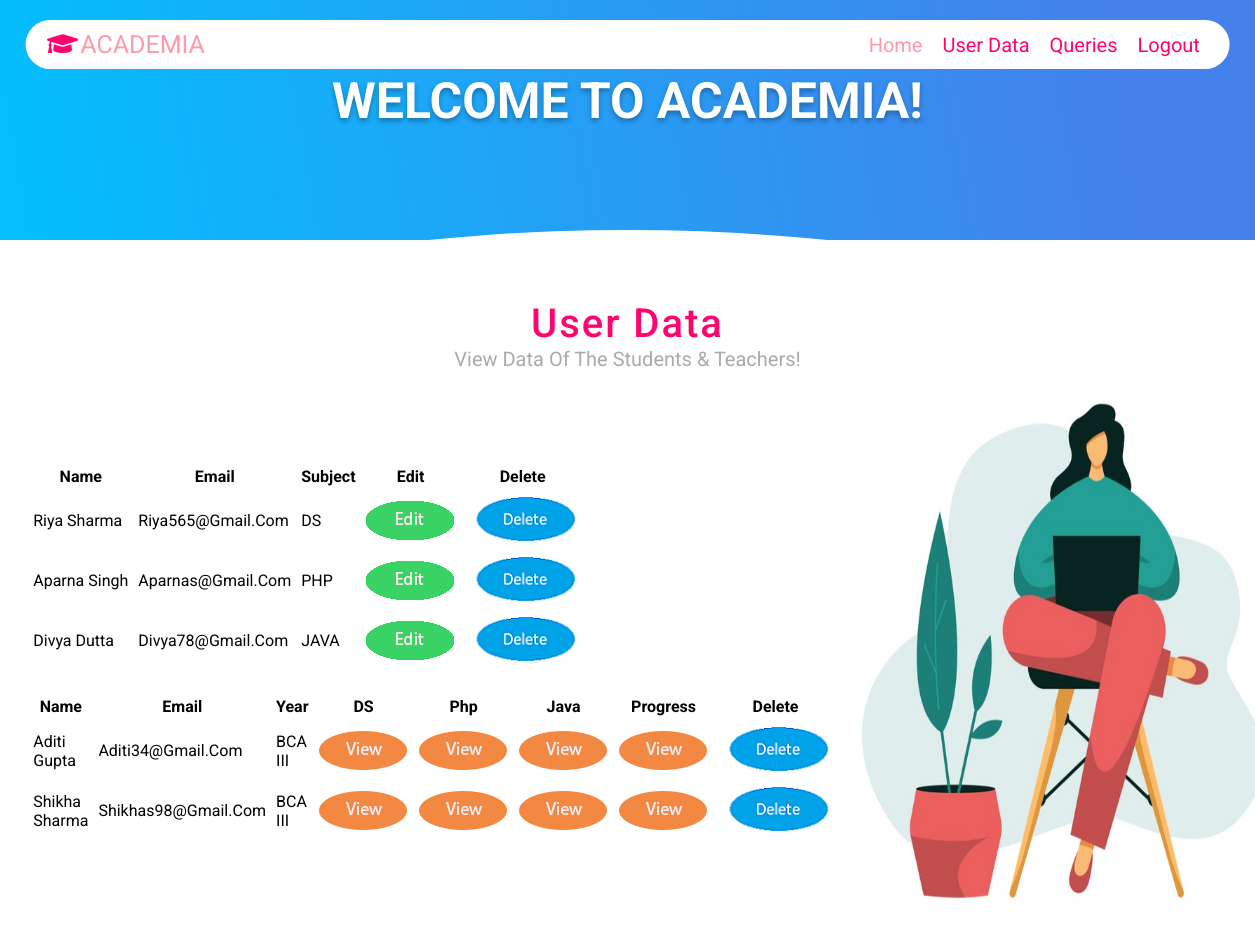
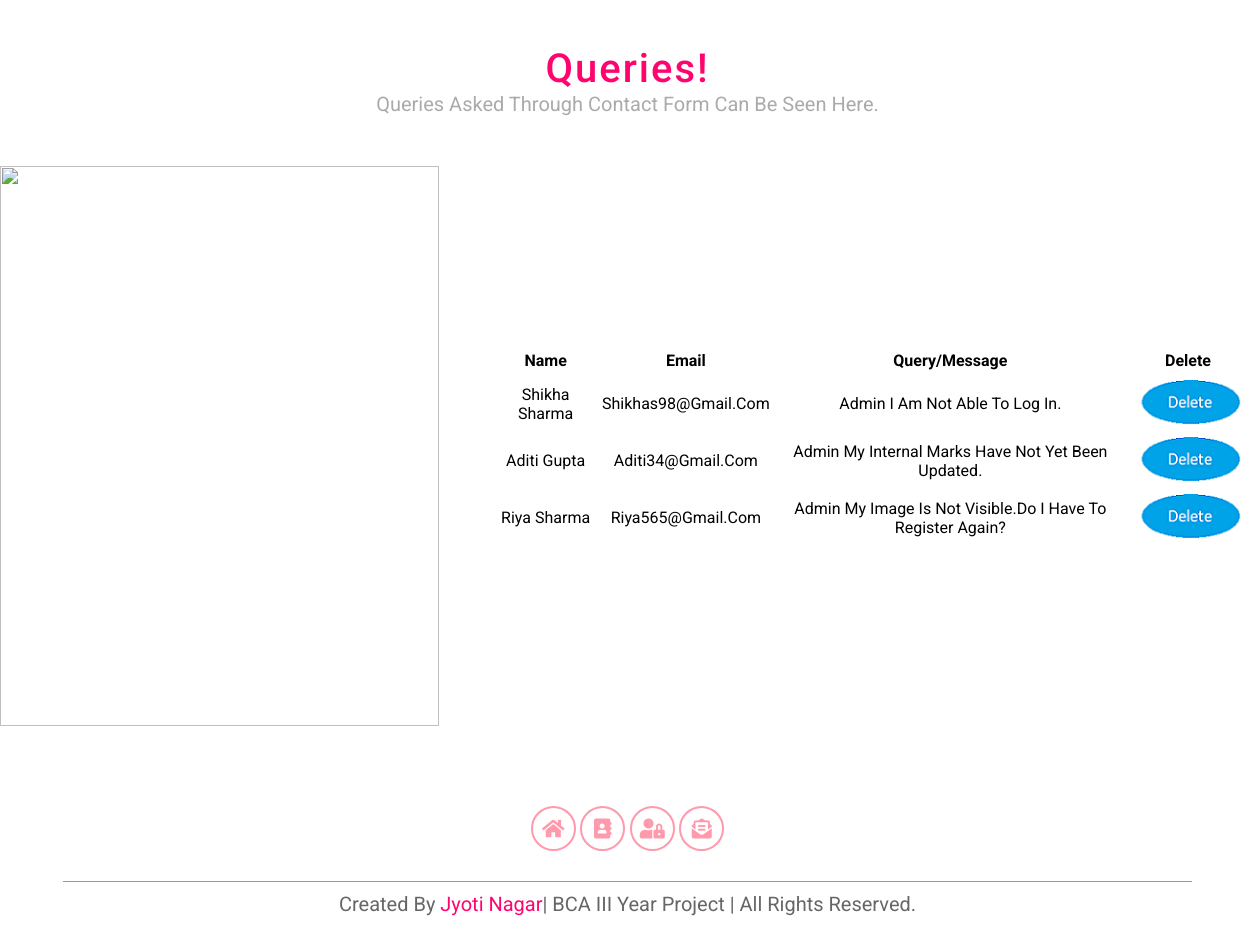
Page /jyotinagar_project/admin/admin_index.php on the committed database (2 pictures, top to bottom).
### tables this page shows
CREATE TABLE `tregistration` (
  `id` int(11) NOT NULL,
  `name` varchar(255) NOT NULL,
  `email` varchar(255) NOT NULL,
  `subject` varchar(255) NOT NULL,
  `password` varchar(255) NOT NULL,
  `image` varchar(255) NOT NULL,
  `status` int(10) NOT NULL DEFAULT 1
);

CREATE TABLE `sregistration` (
  `id` int(10) NOT NULL,
  `name` varchar(255) NOT NULL,
  `email` varchar(255) NOT NULL,
  `year` varchar(255) NOT NULL,
  `password` varchar(255) NOT NULL,
  `image` varchar(255) NOT NULL,
  `status` int(10) NOT NULL DEFAULT 1
);

CREATE TABLE `contact` (
  `id` int(10) NOT NULL,
  `name` varchar(255) NOT NULL,
  `email` varchar(255) NOT NULL,
  `message` varchar(400) NOT NULL
);

### jyotinagar_project/admin/admin_index.php (the view, shortened to what this page needs)
<?php include("header.php");
include("../config.php");
$sql="Select * from tregistration where status=1";
$run=mysqli_query($conn,$sql);
$sql0="select * from sregistration where status=1";
$run0=mysqli_query($conn,$sql0);
$sql2="select * from contact";
$run2=mysqli_query($conn,$sql2);
?>
<body>
<header>
<a href="../home.php" class="logo"><i class="fas fa-graduation-cap"></i>Academia</a>
<nav class="navbar">
    <ul>
        <li><a href="#home" class="active">Home</a></li>
        <li><a href="#data">User Data</a></li>
        <li><a href="#marks">Queries</a></li>
        <li><a href="admin_logout.php">Logout</a></li>
    </ul>
</nav>
</header>
<section class="home" id="home">
<div class="content"><script margint-top:10px;></script>
   <br>
	<br>
     <h1>Welcome to Academia!</h1>
</div>
</section>
<section class="data" id="data" >
<h1 class="heading">User Data</h1>
<h3 class="title">view data of the Students & Teachers!</h3>
<div class="row">
 <div class="content">
		<table class="listing form" cellpadding="10" cellspacing="10">
        <tr><th>name</th>  <th> email </th><th> Subject </th><th>Edit</th><th>Delete</th></tr>
<?php
while($data=mysqli_fetch_array($run))
{
		?>	<tr><td><?php echo $data["name"];?> </td>
              <td><?php echo $data["email"];?></td>
		<td><?php echo $data["subject"]; ?></td>
		<td><a href="edit_profile.php?id=<?php echo $data['id']; ?>"><img src="../images/edit.png" /></td>
		<td><a href="delete_teach.php?id=<?php echo $data['id']; ?>"><img src="../images/delete2.png" /></td>               </tr>
<?php }?>
		</table>
    <br>
		<table class="listing form" cellpadding="10" cellspacing="10">
        <tr><th>name</th>  <th> email </th><th> year </th><th>DS</th><th>Php</th><th>Java</th><th>Progress</th><th>Delete</th></tr>
<?php
while($data0=mysqli_fetch_array($run0))
{
		?>	<tr><td><?php echo $data0["name"];?> </td>
              <td><?php echo $data0["email"];?></td>
		<td><?php echo $data0["year"]; ?></td>
		<td><a href="../see_progress_ds.php?name=<?php echo $data0['name']; ?>"><img src="../images/view.png" /></td>
		<td><a href="../see_progress_php.php?name=<?php echo $data0['name']; ?>"><img src="../images/view.png" /></td>
		<td><a href="../see_progress_java.php?name=<?php echo $data0['name']; ?>"><img src="../images/view.png" /></td>
		<td><a href="../see_progress.php?name=<?php echo $data0['name']; ?>"><img src="../images/view.png" /></td>
   <td><a href="delete_stu.php?name=<?php echo $data0['name']; ?>"><img src="../images/delete2.png" /></td>            </tr>
<?php }?>
		</table>
    </div>
    <div class="image">
        <img src="../images/143.jpg" alt="">
    </div>
</div>
</section>
	<section class="marks" id="marks" >
<h1 class="heading">Queries!</h1>
<h3 class="title">Queries asked through contact form can be seen here.</h3>
<div class="row">
	 <div class="image">
        <img src="../images/658.jpg" alt="">
    </div>
    <div class="content">
		<table class="listing form" cellpadding="15" cellspacing="10" align="center">
        <tr><th>name</th>  <th> email </th><th> Query/Message </th><th>Delete</th></tr>
<?php
while($data2=mysqli_fetch_array($run2))
{
		?>	<tr align="center">
			<td><?php echo $data2["name"];?> </td>
              <td><?php echo $data2["email"];?></td>
		<td><?php echo $data2["message"]; ?></td>
	 <td><a href="delete_query.php?id=<?php echo $data2['id']; ?>"><img src="../images/delete2.png" /></td>
   </tr>
<?php }?>
		</table>
    </div>
</div>
</section>
	<?php  include("footer.php") ?>

### jyotinagar_project/css/style_r.css (style rules this page uses)
:root { --pink:#FF046F; --violet:#ff99ac; }
* { font-family: 'Roboto', sans-serif; text-transform: capitalize; text-decoration: none; outline: none; margin: 0; padding: 0; box-sizing: border-box; }
html { font-size: 62.5%; overflow-x: hidden; }
.heading { font-size: 4rem; color:#FF046F; text-align: center; padding:0 1rem; padding-top: 6rem; letter-spacing: .2rem; font-weight: 500; }
.title { padding:0 1rem; font-size: 2rem; text-align: center; font-weight: 400; color:#aaa; }
header { width:96%; background:#fff; position: fixed; top:2rem; left:50%; transform: translateX(-50%); border-radius: 5rem; display: flex; align-items: center; justify-content: space-between; padding:1rem 2rem; z-index: 1000; transition: .2s; }
header .navbar ul { display: flex; align-items: center; justify-content: space-between; list-style: none; }
header .navbar ul li { margin:0 1rem; }
header .navbar ul li a { font-size: 2rem; color:#FF046F; transition: .2s; }
header .navbar ul li .active, header .navbar ul li a:hover { color:var(--violet); }
header .logo { font-size: 2.5rem; color: var(--violet); text-transform: uppercase; }
header .logo i { color:#FF046F; padding:0 .2rem; }
.home { min-height: 30vh; background:linear-gradient(-100deg, #4481eb 10%, #04befe 80%); background-size: cover; background-position: center; background-attachment: fixed; z-index: 0; overflow:hidden; position: relative; }
.home .content { display: flex; align-items: center; justify-content: center; flex-flow: column; padding-top: 5rem; text-align: center; }
.home .content h1 { font-size: 5rem; color: #fff; padding:0 1rem; text-shadow: 0 .3rem .5rem rgba(0,0,0,.3); text-transform: uppercase; }
.home::before { content: ''; position: absolute; bottom:-55rem; left:50%; transform: translateX(-50%); border-top: 70vh solid #fff; width:120%; border-radius: 50%; z-index: -1; }
.data { background:#fff; }
.data .row { display: flex; justify-content: center; align-items: center; }
.data .row .image img { height:70vh; width:35vw; }
.data .row .content { padding-left: 5rem; }
.marks { background: #fff; }
.marks .row { display: flex; align-items: center; justify-content: center; padding:5rem 0; }
.marks .row .image img { width: 35vw; height:70vh; }
.marks .row .content { padding-left: 5rem; }

### rows in the picture
tregistration: name "Riya Sharma", email "Riya565@gmail.com", subject "DS"
tregistration: name "Aparna Singh", email "Aparnas@gmail.com", subject "PHP"
tregistration: name "Divya Dutta", email "Divya78@gmail.com", subject "JAVA"
sregistration: name "Aditi Gupta", email "Aditi34@gmail.com", year "BCA III"
sregistration: name "Shikha Sharma", email "Shikhas98@Gmail.Com", year "BCA III"
contact: name "Shikha Sharma", email "Shikhas98@gmail.com", message "Admin I Am Not Able To Log In."
contact: name "Aditi Gupta", email "Aditi34@gmail.com", message "Admin My Internal Marks Have Not Yet Been Updated."
contact: name "Riya Sharma", email "Riya565@gmail.com", message "Admin My Image Is Not Visible.Do I Have To Register Again?"
